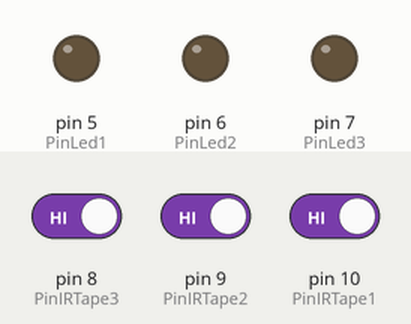
Bench run of a sketch on a simulated Arduino Uno, built with avr-gcc and run on an emulated ATmega328P. Shown: output pins drawn as LEDs (lit = HIGH). The test bench sets the inputs (shaded band); at power-on: pin 8 (PinIRTape3) HIGH, pin 9 (PinIRTape2) HIGH, pin 10 (PinIRTape1) HIGH.

Above: at 1.2 s.
1.3 s: pin 8 (PinIRTape3) driven LOW
At 1.7 s:
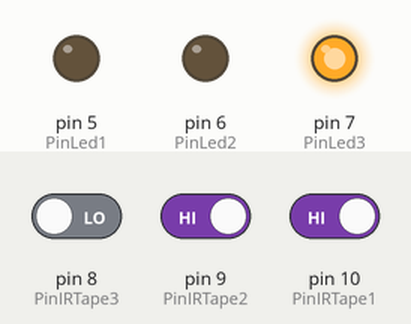
2.8 s: pin 9 (PinIRTape2) driven LOW
At 4.0 s:
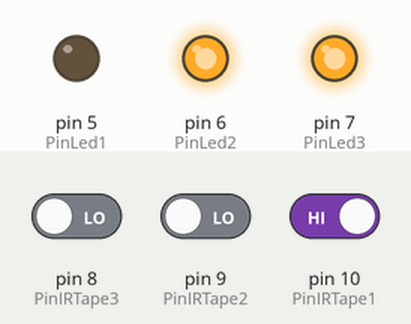
4.3 s: pin 10 (PinIRTape1) driven LOW
At 5.2 s:
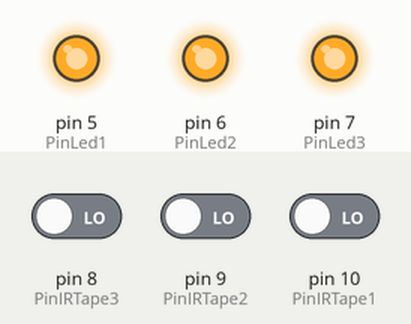
Timing chart, 0 to 7.3 s (numbered marks = the images above; inputs shaded):
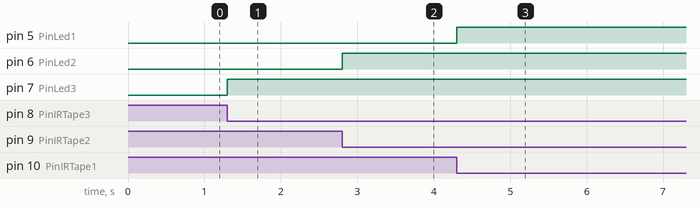

The sketch:

Capteur_infra.ino
```cpp
//IR detector variables
const int PinIRTape1 = 10;
const int PinIRTape2 = 9;
const int PinIRTape3 = 8;

const int PinLed1 = 5;
const int PinLed2 = 6;
const int PinLed3 = 7;

void setup() {
  pinMode(PinIRTape1, INPUT);
  pinMode(PinIRTape2, INPUT);
  pinMode(PinIRTape3, INPUT);
  pinMode(PinLed1, OUTPUT );
  pinMode(PinLed2, OUTPUT );
  pinMode(PinLed3, OUTPUT );
}

void loop() {
  int val1 = 0;
  int val2 = 0;
  int val3 = 0;

  val1 = digitalRead(PinIRTape1);
  val2 = digitalRead(PinIRTape2);
  val3 = digitalRead(PinIRTape3);

  if (val1 == LOW ) {
    digitalWrite(PinLed1, HIGH);
  }
  if (val2 == LOW ) {
    digitalWrite(PinLed2, HIGH);
  }

  if ( val3 == LOW) {
    digitalWrite(PinLed3, HIGH);
  }

  delay(100);
}
```

Measured:
- after the input at 1.3 s, pin 7 (PinLed3): LOW → HIGH at once
- after the input at 2.8 s, pin 6 (PinLed2): LOW → HIGH at once
- after the input at 4.3 s, pin 5 (PinLed1): LOW → HIGH at once
